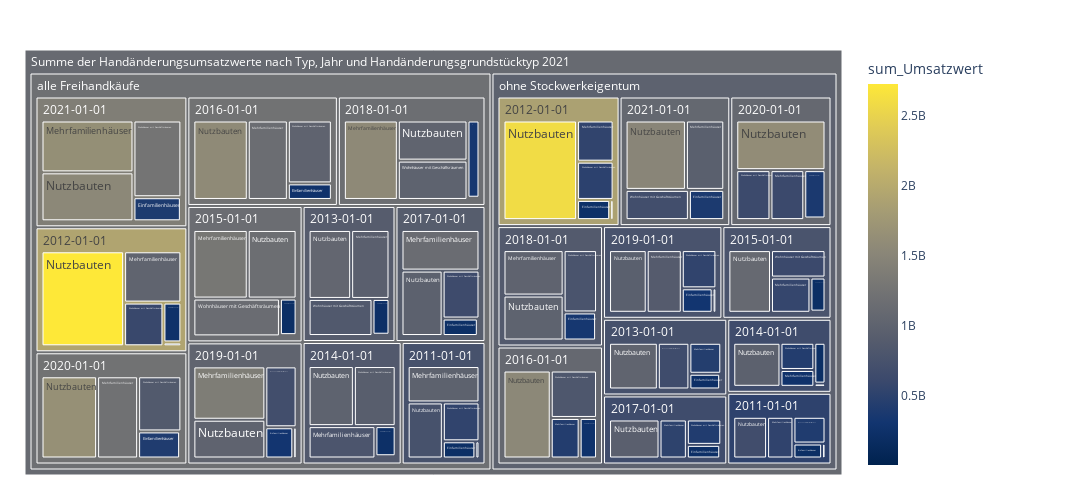

This figure's notebook cell:
### Code cell
fig = px.treemap(myTreemap.reset_index(), path=[px.Constant("Summe der Handänderungsumsatzwerte nach Typ, Jahr und Handänderungsgrundstücktyp 2021")
                                                ,'Typ','Jahr','HaeGrstTyp']
                 , values='sum_Umsatzwert'
                 , color='sum_Umsatzwert'               
                 #, color_discrete_map={'(?)':'lightgrey','EVP':'gold', 'SP':'#FF3030', 'PdA':'#EE3B3B', 'Grüne':'#A2CD5A','GLP':'#CAFF70','Die Mitte':'orange','FDP':'#104E8B','AL':'deeppink','SVP':'forestgreen', 'FL ZÜRI':'#8B864E','Volt':'#lightblue' }                
                 ## bei continuous scales (bei Zahlenwerten):
                 ,color_continuous_scale='cividis'
                 ,height=500 , width=1100                 
                )
fig.update_traces(root_color="grey")
fig.update_layout(margin = dict(t=50, l=25, r=250, b=25))
fig.show()

### Figure 1 — Plotly figure (JSON) as saved in the notebook; plotly's stock layout.template omitted (floating-point values rounded to 4 significant figures; data arrays with more than 128 entries replaced by an {"elided": "..."} marker saying what was removed)
{"data": [{"branchvalues": "total", "customdata": {"elided": "132x1 float values"}, "domain": {"x": [0, 1], "y": [0, 1]}, "hovertemplate": "labels=%{label}<br>sum_Umsatzwert_sum=%{value}<br>parent=%{parent}<br>id=%{id}<br>sum_Umsatzwert=%{color}<extra></extra>", "ids": {"elided": "132 str values"}, "labels": {"elided": "132 str values"}, "marker": {"coloraxis": "coloraxis", "colors": {"elided": "132 float values"}}, "name": "", "parents": {"elided": "132 str values"}, "root": {"color": "grey"}, "type": "treemap", "values": {"elided": "132 int values"}}], "layout": {"coloraxis": {"colorbar": {"title": {"text": "sum_Umsatzwert"}}, "colorscale": [[0, "#00224e"], [0.1111, "#123570"], [0.2222, "#3b496c"], [0.3333, "#575d6d"], [0.4444, "#707173"], [0.5556, "#8a8678"], [0.6667, "#a59c74"], [0.7778, "#c3b369"], [0.8889, "#e1cc55"], [1, "#fee838"]]}, "height": 500, "legend": {"tracegroupgap": 0}, "margin": {"b": 25, "l": 25, "r": 250, "t": 50}, "width": 1100}}
